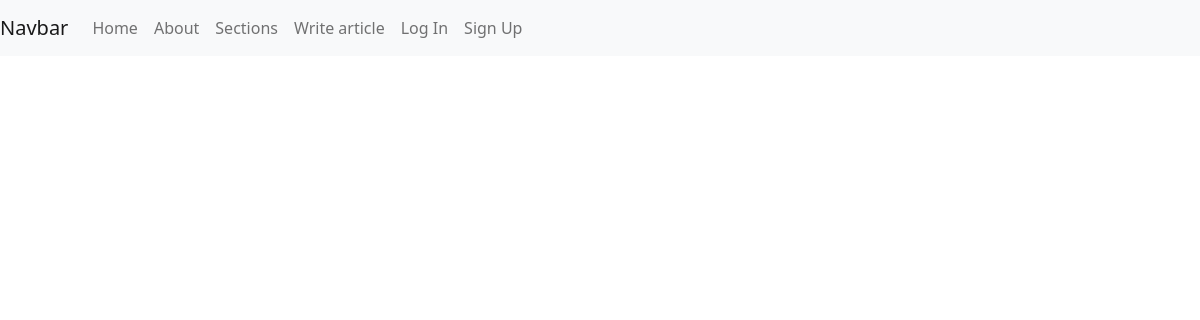
The page /articles/ on the database as committed earlier.
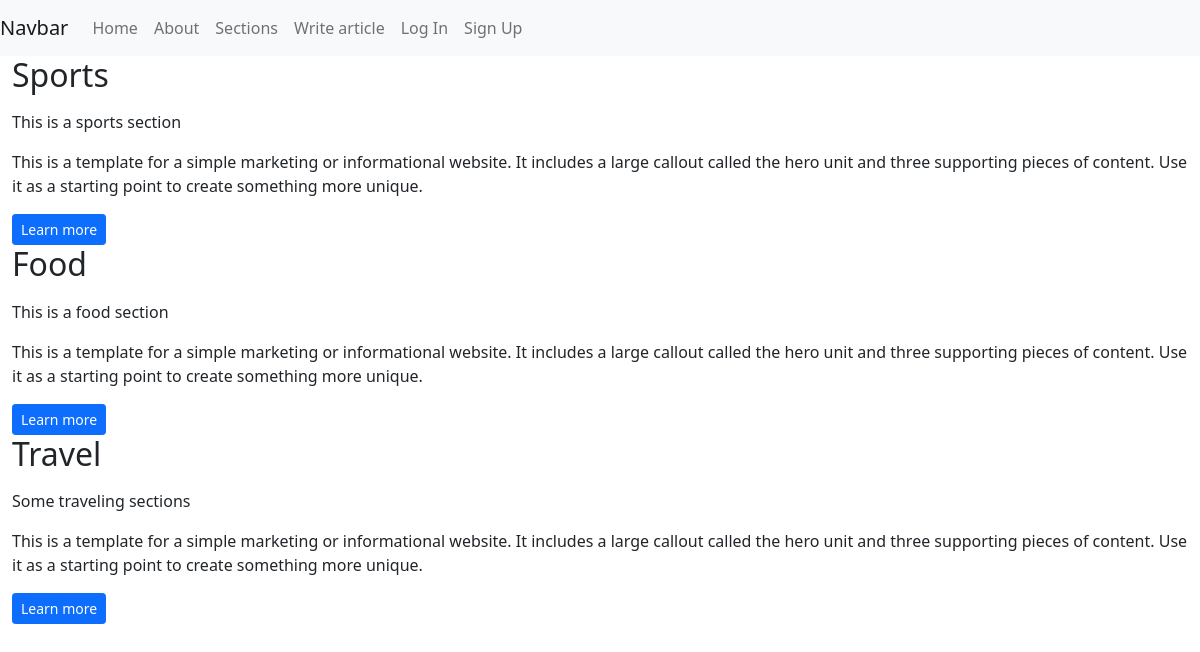
The same page on the database as committed later.
### articles/models.py (models this page shows, shortened)
class Section(models.Model):
    description=models.TextField()
    name=models.CharField(max_length=128)

### articles/views.py (the view)
# urls.py: path('',ArticleListView.as_view(),name='article_list'),
class ArticleListView(ListView):
    template_name='articles/list.html'
    model=Section

### templates/articles/list.html
{% extends "base.html" %}
{% block content %}
{% for ob in object_list %}
<div class="container-fluid">
	<div class="row" >
			<div class="section">
				<h2>
					{{ob.name}}
				</h2>
				<p>
                    <p>{{ob.description}}</p>
					This is a template for a simple marketing or informational website. It includes a large callout called the hero unit and three supporting pieces of content. Use it as a starting point to create something more unique.
				</p>
					<div>
						<a class="btn btn-primary btn-sm"  href="{% url 'section_list' ob.name  %}">Learn more</a>
					</div>
			</div>
		</div>
	</div>
{% endfor %}
{% endblock %}

Rows that differ between the two databases and show on the page:
added Section: name "Sports", description "This is a sports section"
added Section: name "Food", description "This is a food section"
added Section: name "Travel", description "Some traveling sections"
